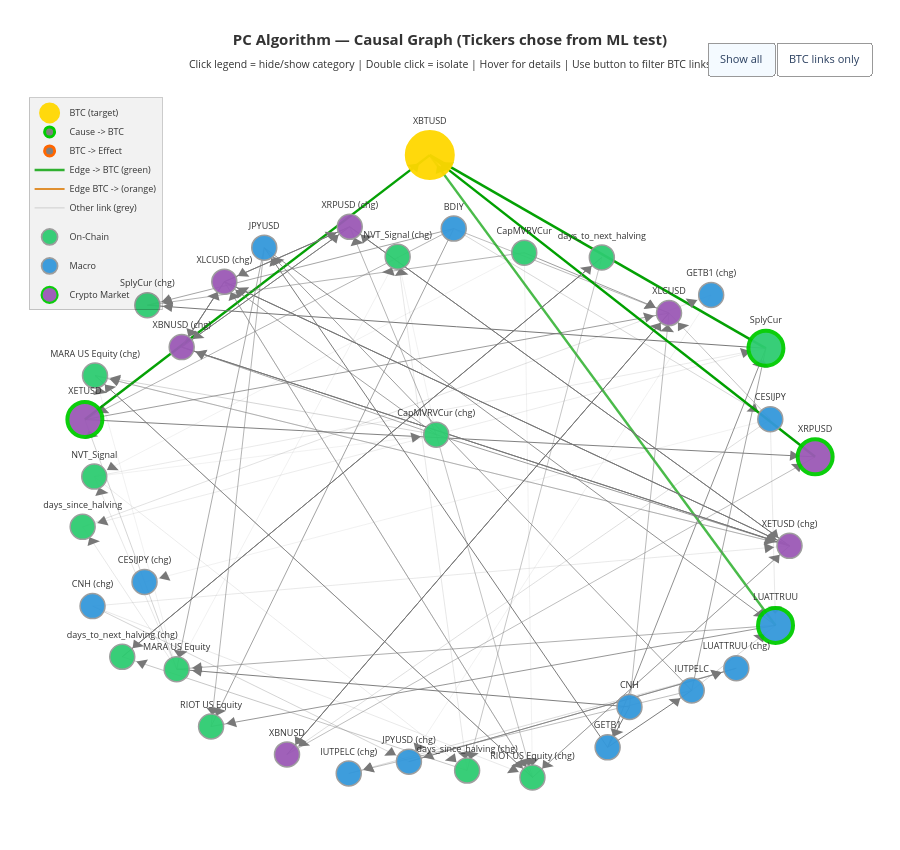

Notebook code for this chart:
### Code cell
import plotly.graph_objects as go
import networkx as nx
import numpy as np


def plot_dag_arrows(cg_object, nodes, df_returns, causes, effets, bidirect, target_ticker):
    """
    cg_object: le cg.G retourné par causallearn (PAS adj_matrix)
    """

    G = nx.DiGraph()

    # Construire le graphe depuis l'objet causallearn (PAS depuis adj_matrix)
    for i in range(len(nodes)):
        for j in range(i+1, len(nodes)):
            node_i = cg_object.nodes[i]
            node_j = cg_object.nodes[j]
            edge = cg_object.get_edge(node_i, node_j)
            if edge is None:
                continue
            ep1 = str(edge.get_endpoint1())  # côté node_i
            ep2 = str(edge.get_endpoint2())  # côté node_j

            if ep1 == "TAIL" and ep2 == "ARROW":
                G.add_edge(nodes[i], nodes[j])  # i → j
            elif ep1 == "ARROW" and ep2 == "TAIL":
                G.add_edge(nodes[j], nodes[i])  # j → i
            elif ep1 == "ARROW" and ep2 == "ARROW":
                G.add_edge(nodes[i], nodes[j])
                G.add_edge(nodes[j], nodes[i])
            else:
                # Non orienté — on met les deux directions
                G.add_edge(nodes[i], nodes[j])
                G.add_edge(nodes[j], nodes[i])

    btc_neighbors = set(G.predecessors(target_ticker)) | set(G.successors(target_ticker))
    btc_neighbors.add(target_ticker)

    pos = nx.spring_layout(G, seed=42, k=2.5)
    pos[target_ticker] = np.array([0.0, 1.2])
    corr_matrix = np.abs(np.corrcoef(df_returns.values.T))

    all_traces = []
    vis_all = []
    vis_btc_only = []

    for u, v in G.edges():
        x0, y0 = pos[u]
        x1, y1 = pos[v]
        idx_u = nodes.index(u) if u in nodes else -1
        idx_v = nodes.index(v) if v in nodes else -1
        weight = corr_matrix[idx_u, idx_v] if idx_u >= 0 and idx_v >= 0 else 0.3
        alpha = max(0.1, min(1.0, weight * 1.5))
        cat_u, cat_v = get_category(u), get_category(v)
        is_btc_edge = (u == target_ticker or v == target_ticker)

        # u → v : si v est BTC, c'est une cause (vert)
        #         si u est BTC, c'est un effet (orange)
        if v == target_ticker:
            rgba  = f"rgba(0, 160, 0, {alpha})"
            solid = "rgb(0, 160, 0)"
            width = 2.5
        elif u == target_ticker:
            rgba  = f"rgba(220, 120, 0, {alpha})"
            solid = "rgb(220, 120, 0)"
            width = 2.0
        else:
            rgba  = f"rgba(120, 120, 120, {alpha})"
            solid = "rgb(120, 120, 120)"
            width = 1.0

        if cat_u == "BTC (target)":    edge_groups = [cat_v]
        elif cat_v == "BTC (target)":  edge_groups = [cat_u]
        else:                          edge_groups = [cat_u]

        # Triangle de flèche : pointe vers v (la destination)
        dx, dy = x1 - x0, y1 - y0
        length = np.sqrt(dx**2 + dy**2)
        if length > 0:
            ux_n, uy_n = dx / length, dy / length
            tip_x = x1 - ux_n * 0.04
            tip_y = y1 - uy_n * 0.04
            perp_x, perp_y = -uy_n, ux_n
            arrow_size = 0.018
            base1_x = tip_x - ux_n * 0.025 + perp_x * arrow_size
            base1_y = tip_y - uy_n * 0.025 + perp_y * arrow_size
            base2_x = tip_x - ux_n * 0.025 - perp_x * arrow_size
            base2_y = tip_y - uy_n * 0.025 - perp_y * arrow_size
        else:
            tip_x, tip_y = x1, y1
            base1_x, base1_y = x1, y1
            base2_x, base2_y = x1, y1

        for grp in edge_groups:
            # Ligne
            all_traces.append(go.Scatter(
                x=[x0, x1, None], y=[y0, y1, None], mode='lines',
                line=dict(width=width, color=rgba),
                hoverinfo='none', showlegend=False, legendgroup=grp))
            vis_all.append(True)
            vis_btc_only.append(is_btc_edge)

            # Pointe de flèche (triangle)
            all_traces.append(go.Scatter(
                x=[tip_x, base1_x, base2_x, tip_x, None],
                y=[tip_y, base1_y, base2_y, tip_y, None],
                mode='lines', fill='toself',
                fillcolor=solid, line=dict(width=0, color=solid),
                hoverinfo='none', showlegend=False, legendgroup=grp))
            vis_all.append(True)
            vis_btc_only.append(is_btc_edge)

    # --- NODES ---
    for cat, color in CATEGORY_COLORS.items():
        cat_nodes = [n for n in G.nodes() if get_category(n) == cat]
        if not cat_nodes: continue
        cx, cy, csizes, ctext, chover, cborders, cborder_w = [], [], [], [], [], [], []
        for node in cat_nodes:
            x, y = pos[node]
            cx.append(x); cy.append(y)
            in_e = list(G.predecessors(node))
            out_e = list(G.successors(node))
            chover.append(
                f"<b>{node}</b><br>Category: {cat}<br>"
                f"Receives from: {len(in_e)} nodes<br>Sends to: {len(out_e)} nodes<br>"
                f"Connections: {', '.join(in_e + out_e) if in_e + out_e else 'none'}")
            ctext.append(node.replace(" Index","").replace(" Curncy","").replace("_chg"," (chg)"))
            if node == target_ticker:
                csizes.append(45); cborders.append("#FFD700"); cborder_w.append(5)
            elif node in causes:
                csizes.append(35); cborders.append("#00CC00"); cborder_w.append(4)
            elif node in effets:
                csizes.append(35); cborders.append("#FF6600"); cborder_w.append(4)
            elif node in bidirect:
                csizes.append(35); cborders.append("#CC00CC"); cborder_w.append(4)
            else:
                csizes.append(25); cborders.append("#999999"); cborder_w.append(1.5)
        has_btc = any(n in btc_neighbors for n in cat_nodes)
        lg = '_noclick' if cat == "BTC (target)" else cat
        all_traces.append(go.Scatter(
            x=cx, y=cy, mode='markers+text', name=cat,
            text=ctext, textposition='top center',
            textfont=dict(size=9, color='#333333'),
            hovertext=chover, hoverinfo='text',
            marker=dict(size=csizes, color=color,
                        line=dict(color=cborders, width=cborder_w), opacity=0.95),
            legendgroup=lg, showlegend=True))
        vis_all.append(True)
        vis_btc_only.append(True if cat == "BTC (target)" or has_btc else False)

    # --- LEGEND ---
    for t in [
        go.Scatter(x=[None],y=[None],mode='markers',
            marker=dict(size=10,color='gray',line=dict(color='#00CC00',width=3)),
            name='Cause -> BTC',showlegend=True,legendgroup='_noclick'),
        go.Scatter(x=[None],y=[None],mode='markers',
            marker=dict(size=10,color='gray',line=dict(color='#FF6600',width=3)),
            name='BTC -> Effect',showlegend=True,legendgroup='_noclick'),
        go.Scatter(x=[None],y=[None],mode='lines',
            line=dict(color='rgba(0,160,0,0.8)',width=2.5),
            name='Edge -> BTC (green)',showlegend=True,legendgroup='_noclick'),
        go.Scatter(x=[None],y=[None],mode='lines',
            line=dict(color='rgba(220,120,0,0.8)',width=2),
            name='Edge BTC -> (orange)',showlegend=True,legendgroup='_noclick'),
        go.Scatter(x=[None],y=[None],mode='lines',
            line=dict(color='rgba(120,120,120,0.3)',width=1),
            name='Other link (grey)',showlegend=True,legendgroup='_noclick'),
    ]:
        all_traces.append(t); vis_all.append(True); vis_btc_only.append(True)

    fig = go.Figure(data=all_traces, layout=go.Layout(
        title=dict(text=("<b>PC Algorithm — Causal Graph (Tickers chose from ML test)</b><br>"
            "<sub>Click legend = hide/show category | Double click = isolate | "
            "Hover for details | Use button to filter BTC links</sub>"),
            font=dict(size=15, color='#333333'), x=0.5),
        paper_bgcolor='white', plot_bgcolor='white', showlegend=True,
        legend=dict(bgcolor='rgba(0,0,0,0.05)', bordercolor='rgba(0,0,0,0.2)',
            borderwidth=1, font=dict(color='#333333', size=9),
            x=0.01, y=0.99, groupclick='togglegroup'),
        hovermode='closest',
        xaxis=dict(showgrid=False, zeroline=False, showticklabels=False),
        yaxis=dict(showgrid=False, zeroline=False, showticklabels=False),
        margin=dict(l=20, r=20, t=90, b=20), height=850,
        updatemenus=[dict(type="buttons", direction="left",
            x=0.99, y=1.02, xanchor="right", yanchor="bottom",
            buttons=[
                dict(label="Show all", method="update",
                     args=[{"visible": vis_all}]),
                dict(label="BTC links only", method="update",
                     args=[{"visible": vis_btc_only}]),
            ], bgcolor="white", bordercolor="#999", font=dict(size=11))],
    ))
    import webbrowser, os
    filepath = os.path.abspath("causal_graph_arrows.html")
    fig.write_html(filepath, include_plotlyjs=True)
    fig.show()
    webbrowser.open("file://" + filepath)

# APPEL — on passe cg.G (pas cg.G.graph)
plot_dag_arrows(cg.G, node_names, df_returns, causes, effets, bidirect, target_ticker)
